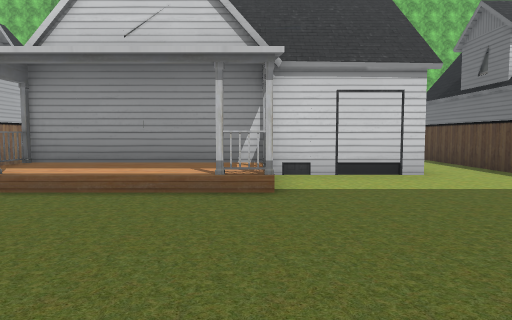
[1] (above)

24 first-person views from a walk through a Unity game level. The camera is 1.4 m above the floor, tilts 4° down and sees 70° across. Doors are open. The floor is counted in squares, 2 m on a side. Each view is taken from the middle of a square. On the plan, view 1 faces up. The plan holds only what a view shows up to about 11 squares ahead; the rest is blank. The place goes on beyond the plan. The player character is not drawn. Some surface patterns are stand-ins.

[2]
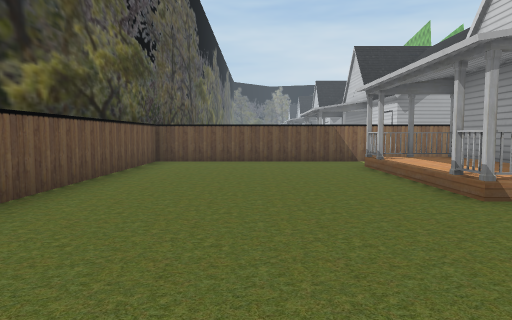

[3]
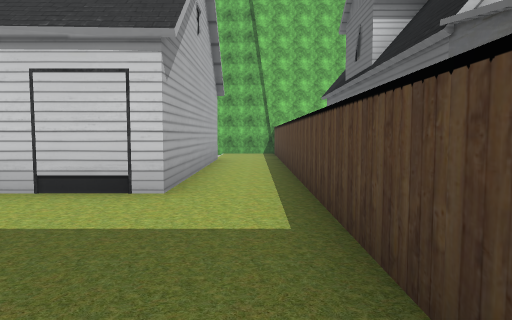

[4]
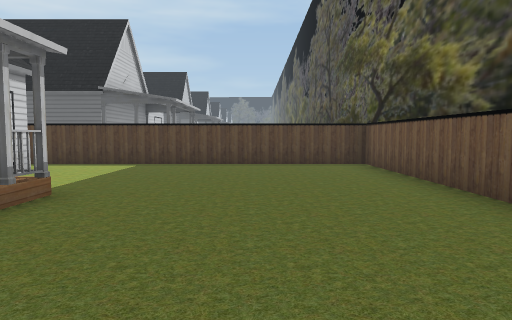

[5]
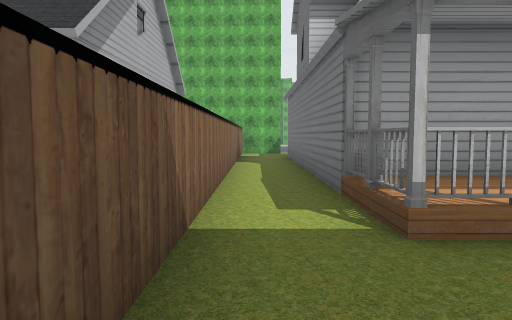

[6]
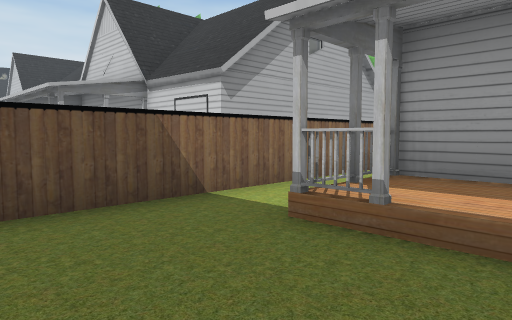

[7]
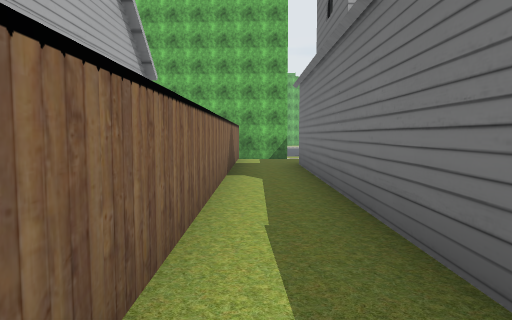

[8]
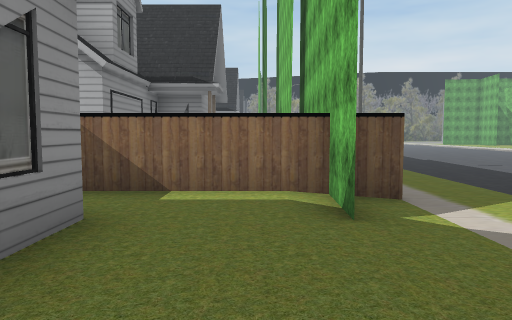

[9]
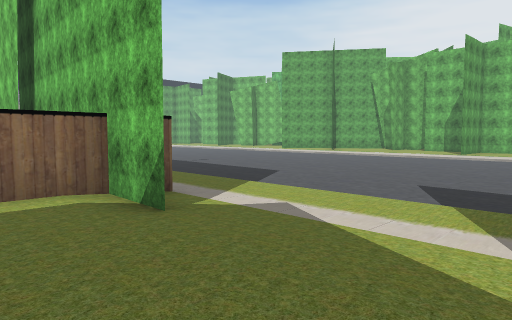

[10]
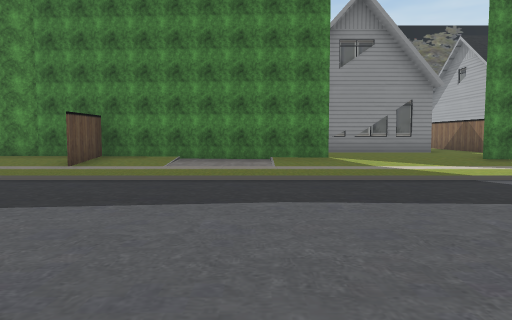

[11]
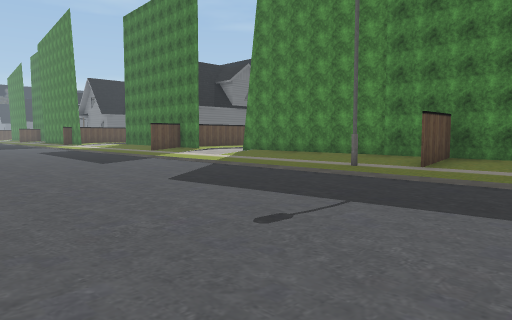

[12]
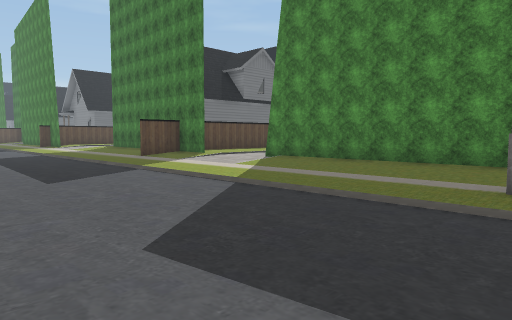

[13]
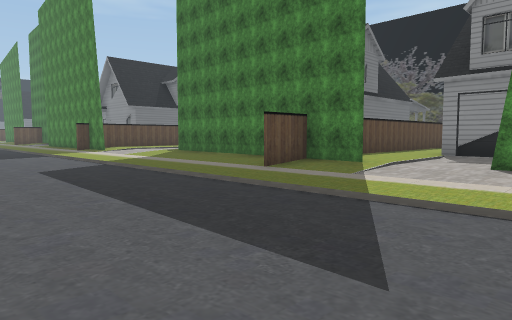

[14]
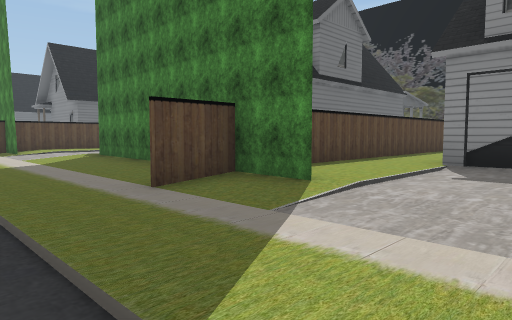

[15]
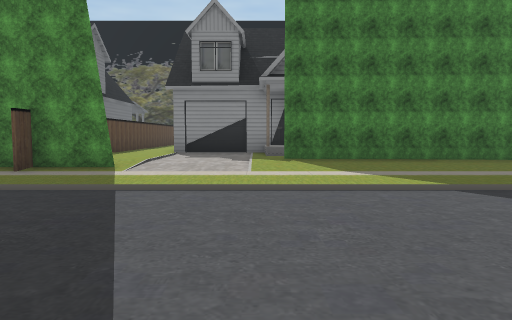

[16]
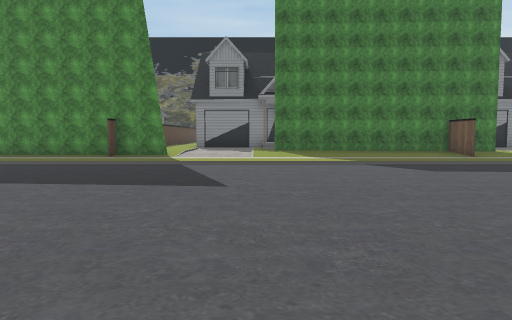

[17]
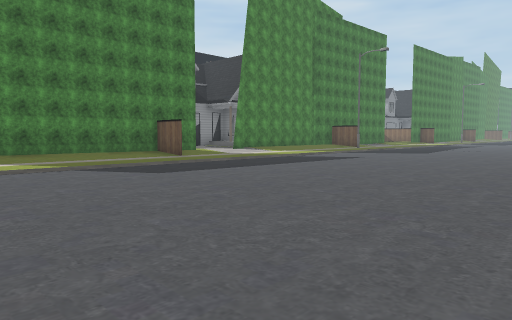

[18]
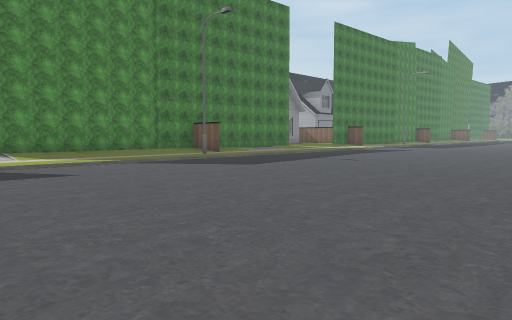

[19]
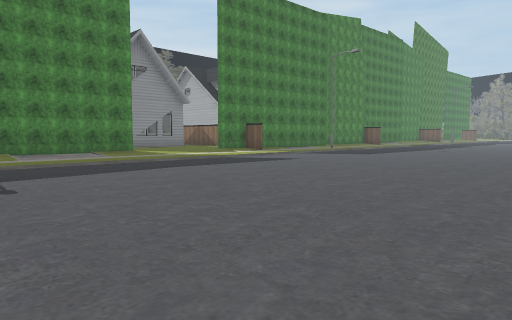

[20]
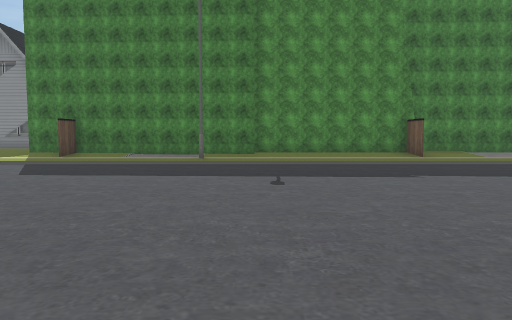

[21]
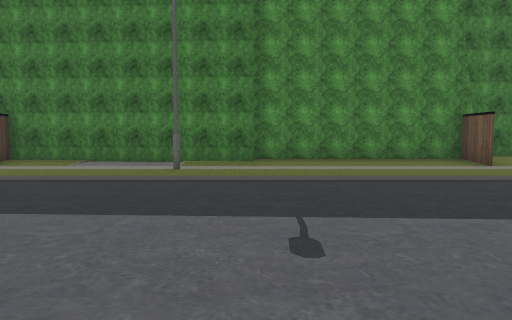

[22]
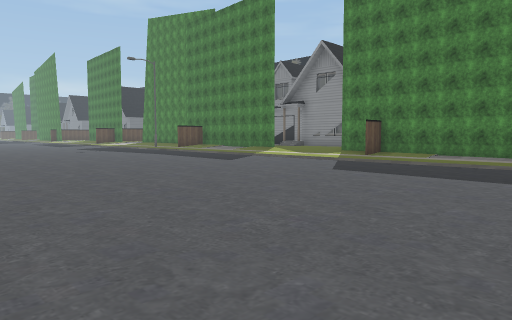

[23]
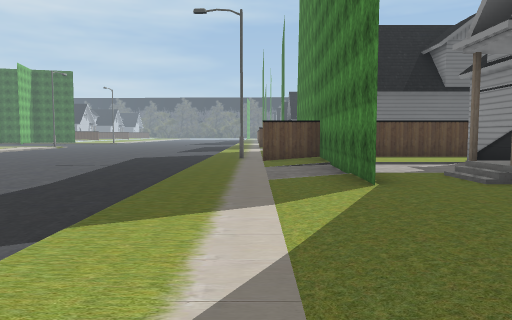

[24]
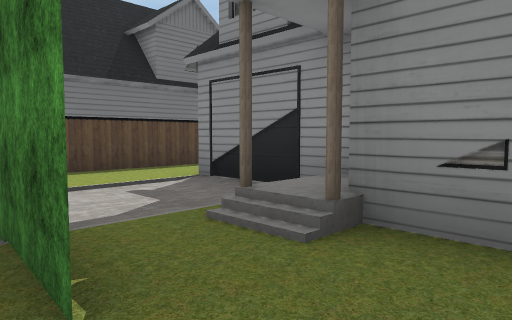

### Floor plan
Key: @ floor where view 1 was taken; # wall or solid block; . main floor; : floor 0.25 m higher than the main floor; + floor 0.75 m higher than the main floor; / step, stairs or slope; O other object.
Columns run from 16 left of view 1 to 26 right of it. Each row starts with its distance up from view 1.
 27      ....   ..    ....    ....       .
 26     ..........................    .....
 25    .....................................
 24    .....................................
 23   .......................................
 22  .........................................
 21  .........................................
 20 ...........................................
 19 ...........................................
 18 ...........................................
 17 #....................#.....................
 16 #::::OOOOOOO::::O..::#:::::...O#::::::..OOO
 15 OOO       #::::::OOOOOOOOOOO:::#OOOOO::::
 14     OOO   #:::::/::::#      :::#    O::::
 13     OOO   #:#OOO+::::# OO   :::#    O::::#
 12      OOOO #:#   OOO#:#      O#:# O  OOOO:#
 11           #:O      #:#        :# O
 10           #:O      #:#        :# O
  9           #:O      #:#        :# O
  8           #:#      #:#         #
  7           #:#      #:#         #
  6   OOOOOOOO#:O   O::::#
  5   O   O   #:O   O::::#
  4   OO  O   #::::::::::#
  3           #::::::::::#
  2           #::::::::::#
  1           #::::::::::#
  0           #:::::@::::#
 -1           ############

Where each view was taken, in squares from view 1:
view 1: 0 up, 0 right, facing up
view 2: 2 up, 4 right, facing left
view 3: 2 up, 4 right, facing up
view 4: 2 up, 4 left, facing right
view 5: 2 up, 5 left, facing up
view 6: 2 up, 2 left, facing up-left
view 7: 5 up, 5 left, facing up
view 8: 15 up, 1 left, facing left
view 9: 14 up, 1 left, facing up-left
view 10: 24 up, 1 right, facing down
view 11: 24 up, 2 right, facing down-right
view 12: 22 up, 5 right, facing down-right
view 13: 22 up, 10 right, facing down-right
view 14: 19 up, 11 right, facing down-right
view 15: 23 up, 21 right, facing down
view 16: 27 up, 21 right, facing down
view 17: 26 up, 21 right, facing down-left
view 18: 27 up, 13 right, facing down-left
view 19: 27 up, 5 right, facing down-left
view 20: 27 up, 11 left, facing down
view 21: 24 up, 11 left, facing down
view 22: 27 up, 11 left, facing down-right
view 23: 17 up, 5 left, facing right
view 24: 16 up, 2 left, facing down-right
